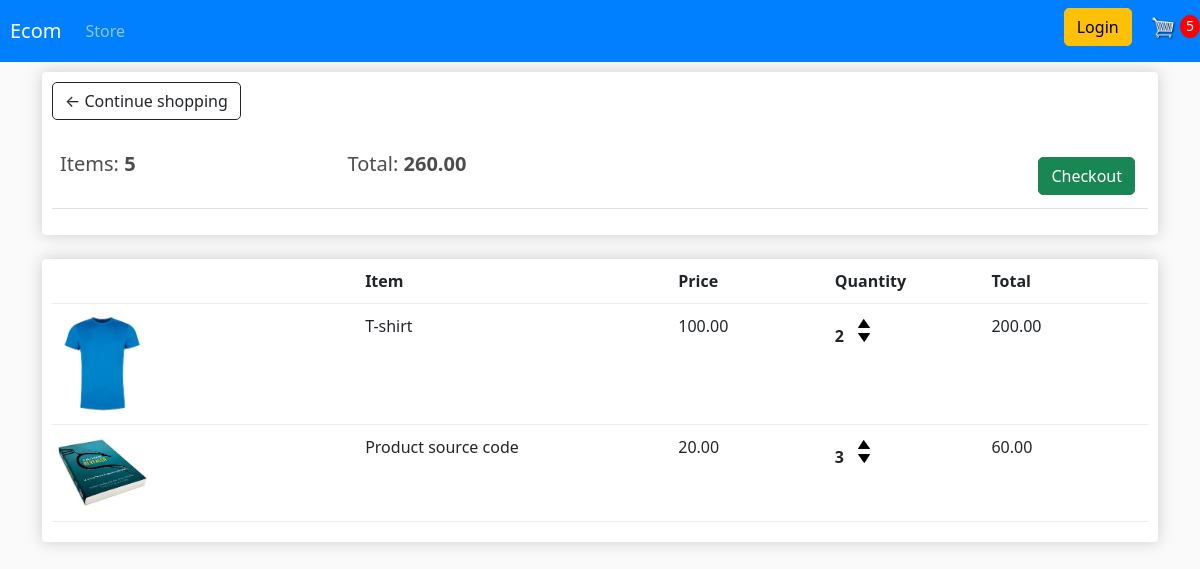
The app's page /cart/ (signed in) with its own data.
### store/models.py (models this page shows, shortened)
class Order(models.Model):
    customer = models.ForeignKey(Customer, on_delete=models.SET_NULL, null=True, blank=True)
    date_ordered = models.DateTimeField(auto_now_add=True)
    complete = models.BooleanField(default=False)
    transaction_id = models.CharField(max_length=200, null=True)
    @property
    def get_cart_total(self):
        orderitems = self.orderitem_set.all()
        total = sum([item.get_total for item in orderitems])
        return total
    @property
    def get_cart_items(self):
        orderitems = self.orderitem_set.all()
        total = sum([item.quantity for item in orderitems])
        return total

class OrderItem(models.Model):
    product = models.ForeignKey(Product, on_delete=models.SET_NULL, null=True)
    order = models.ForeignKey(Order, on_delete=models.SET_NULL, null=True)
    quantity = models.IntegerField(default=0, null=True, blank=True)
    date_added = models.DateTimeField(auto_now_add=True)
    @property
    def get_total(self):
        total = self.product.price * self.quantity
        return total

class Product(models.Model):
    name = models.CharField(max_length=200)
    price = models.DecimalField(max_digits=7, decimal_places=2)
    digital = models.BooleanField(default=False, null=True, blank=True)
    image = models.ImageField(null=True, blank=True)

### store/views.py (the view)
# urls.py: path('cart/', views.cart, name="cart"),
def cart(request):
    data = cartData(request)
    cartItems = data['cartItems']
    order = data['order']
    items = data['items']
    context = {'items': items, 'order': order, 'cartItems': cartItems}
    return render(request, 'store/cart.html', context)

### store/utils.py (called while the page is built)
def cartData(request):
    if request.user.is_authenticated:
        customer = request.user.customer
        order, created = Order.objects.get_or_create(customer=customer, complete=False)
        items = order.orderitem_set.all()
        cartItems = order.get_cart_items
    else:
        cookieData = cookieCart(request)
        cartItems = cookieData['cartItems']
        order = cookieData['order']
        items = cookieData['items']
    return {'cartItems':cartItems, 'order':order, 'items': items}

### store/templates/store/cart.html
{% extends 'store/main.html' %}
{% load static %}
{% block content %}
<div class="row">
    <div class="col-lg-12">
        <div class="box-element">
            <a class="btn btn-outline-dark" href="{% url 'store' %}">&#x2190; Continue shopping</a>
            <br/>
            <br/>
            <table class="table">
                <tr>
                    <th><h5>Items: <strong>{{order.get_cart_items }}</strong></h5></th>
                    <th><h5>Total: <strong>{{order.get_cart_total|floatformat:2 }}</strong></h5></th>
                    <th>
                        <a style="float:right;margin:5px" class="btn btn-success "href="{% url 'checkout' %}">Checkout</a>
                    </th>
                </tr>
            </table>
        </div>
        <br/>
          <div class="box-element">
              <div class="cart-row">
                  <div style="flex:2"></div>
                  <div style="flex:2"><strong>Item</strong></div>
                  <div style="flex:1"><strong>Price</strong></div>
                  <div style="flex:1"><strong>Quantity</strong></div>
                  <div style="flex:1"><strong>Total</strong></div>
              </div>
              {% for item in items %}
           <div class="cart-row">
                  <div style="flex:2"><img class= "row-image"src="{{ item.product.image.url }}"> </div>
                  <div style="flex:2">{{ item.product.name }}</div>
                  <div style="flex:1">{{item.product.price|floatformat:2}}</div>
                  <div style="flex:1">
                      <p class="quantity">{{item.quantity }}</p>
                       <div class="quantity">
                           <img data-product={{item.product.id}} data-action="add" class=" chg-quantity update-cart" src="{% static 'images/arrow-up.png' %}">
                           <img data-product="{{item.product.id }}" data-action="remove"class="chg-quantity update-cart" src="{% static 'images/arrow-down.png' %}">
                       </div>
                  </div>
                  <div style="flex:1">{{ item.get_total }}</div>
              </div>
              {% endfor %}
        </div>
    </div>
</div>
{% endblock content %}

### static/css/main.css (style rules this page uses)
body { background-color: hsl(0, 0%, 98%); }
h1,h2,h3,h4,h5,h6 { color:hsl(0, 0%, 30%); }
.box-element { box-shadow:hsl(0, 0%, 80%) 0 0 16px; background-color: #fff; border-radius: 4px; padding: 10px; }
.col-lg-4, .col-lg-6, .col-lg-8, .col-lg-12 { margin-top: 10px; }
.btn { border-radius: 5px; }
.row-image { width: 100px; }
.cart-row { display: flex; align-items: flex-stretch; padding-bottom: 10px; margin-bottom: 10px; border-bottom: 1px solid #ececec; }
.quantity { display: inline-block; font-weight: 700; padding-right:10px; }
.chg-quantity { width: 12px; cursor: pointer; display: block; margin-top: 5px; transition:.1s; }

### records on screen
Order: get_cart_items "5", get_cart_total "260.00"
OrderItem: product.image (picture), product.name "T-shirt", product.price "100.00", quantity "2", get_total "200.00"
OrderItem: product.image (picture), product.name "Product source code", product.price "20.00", quantity "3", get_total "60.00"

### other values on screen
{{ cartItems }} "5"
